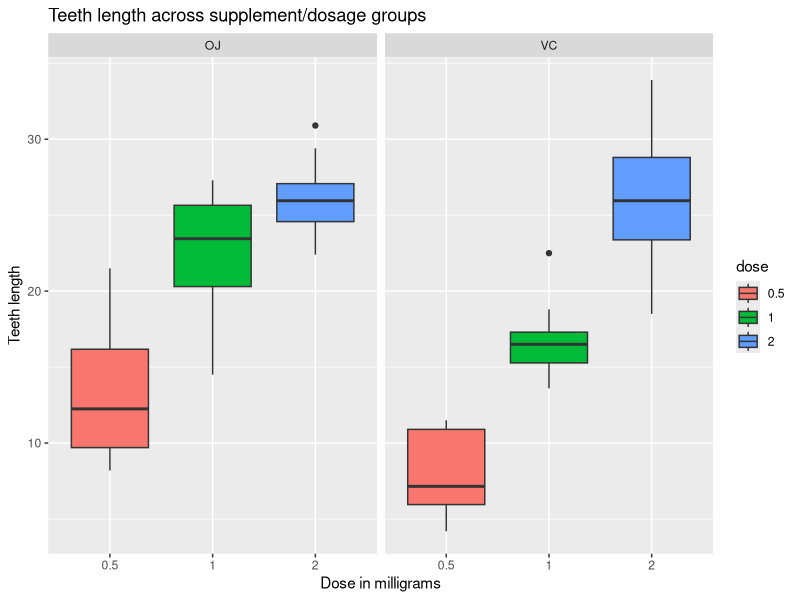

The R source for this figure:
## ---- chunk 1
knitr::opts_chunk$set(echo = TRUE)
## ---- chunk 2
library(datasets)
data("ToothGrowth")
## ---- chunk 3
head(ToothGrowth)
## ---- chunk 4
str(ToothGrowth)
## ---- chunk 5
ToothGrowth$dose <- as.factor(ToothGrowth$dose)
## ---- chunk 6
table(ToothGrowth$supp, ToothGrowth$dose)
## ---- chunk 7
library(ggplot2)
p <-  ggplot(ToothGrowth, 
               aes(x=dose, y=len, fill=dose))
p + geom_boxplot(notch = FALSE) + facet_grid(. ~ supp) +
        scale_x_discrete("Dose in milligrams") +
        scale_y_continuous("Teeth length") +
        ggtitle("Teeth length across supplement/dosage groups")
## ---- chunk 8
# create 3 data frames for each of the dose levels of orange juice that contain relevant tooth length
len_OJ_0.5 <- subset(ToothGrowth, supp == "OJ" & dose == "0.5", select = len)
len_OJ_1 <- subset(ToothGrowth, supp == "OJ" & dose == "1", select = len)
len_OJ_2 <- subset(ToothGrowth, supp == "OJ" & dose == "2", select = len)
## ---- chunk 9
# t-test between 1 and 0.5 milligrams/day dose of orange juice
t.test(len_OJ_1 - len_OJ_0.5, paired = FALSE, var.equal = FALSE, alternative = "greater")$p.value

# t-test between 2 and 1 milligrams/day dose of orange juice
t.test(len_OJ_2 - len_OJ_1, paired = FALSE, var.equal = FALSE, alternative = "greater")$p.value
## ---- chunk 10
# create 3 data frames for each of the dose levels of ascorbic acid that contain relevant tooth length
len_VC_0.5 <- subset(ToothGrowth, supp == "VC" & dose == "0.5", select = len)
len_VC_1 <- subset(ToothGrowth, supp == "VC" & dose == "1", select = len)
len_VC_2 <- subset(ToothGrowth, supp == "VC" & dose == "2", select = len)
## ---- chunk 11
# t-test between 1 and 0.5 milligrams/day dose of ascorbic acid
t.test(len_VC_1 - len_VC_0.5, paired = FALSE, var.equal = FALSE, alternative = "greater")$p.value

# t-test between 2 and 1 milligrams/day dose of ascorbic acid
t.test(len_VC_2 - len_VC_1, paired = FALSE, var.equal = FALSE, alternative = "greater")$p.value
## ---- chunk 12

# t-test between orange juice and ascorbic acid, 0.5 milligrams dose
supp_test0.5 <- t.test(len_OJ_0.5 - len_VC_0.5, paired = FALSE, var.equal = FALSE, alternative = "greater")

# t-test between orange juice and ascorbic acid, 1 milligram dose
supp_test1 <- t.test(len_OJ_1 - len_VC_1, paired = FALSE, var.equal = FALSE, alternative = "greater")

# t-test between orange juice and ascorbic acid, 2 milligrams dose
supp_test2 <- t.test(len_OJ_2 - len_VC_2, paired = FALSE, var.equal = FALSE, alternative = "greater")

# table of p-values 
data.frame("p-value"= c(supp_test0.5$p.value, supp_test1$p.value, supp_test2$p.value),
           row.names = c("OJ > VC (0.5 milligrams)", "OJ > VC (1 milligram)", "OJ > VC (2 milligrams"))
